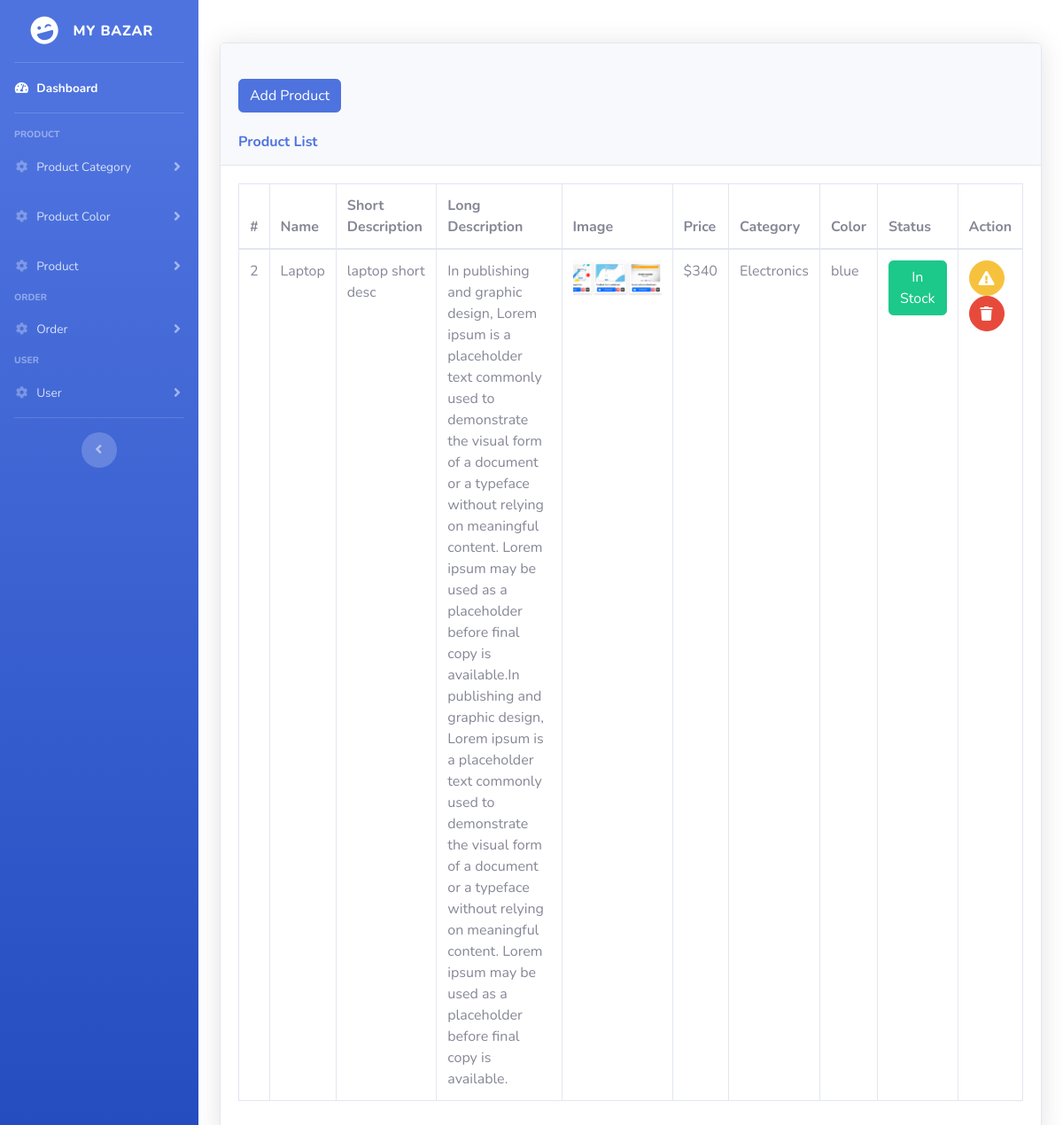
The app's page /product-list.php with its own data.
### tables this page shows
CREATE TABLE `product` (
  `pid` int(11) NOT NULL,
  `pname` varchar(100) NOT NULL,
  `pshortdesc` varchar(250) NOT NULL,
  `plongdesc` text NOT NULL,
  `pimg` varchar(250) NOT NULL,
  `pprice` int(11) NOT NULL,
  `catid` int(11) NOT NULL,
  `colorid` int(11) NOT NULL,
  `status` tinyint(1) NOT NULL,
  `date` timestamp NOT NULL DEFAULT current_timestamp()
);

CREATE TABLE `product_cat` (
  `catid` int(11) NOT NULL,
  `catname` varchar(100) NOT NULL,
  `catdesc` varchar(250) NOT NULL,
  `catimg` varchar(250) NOT NULL
);

CREATE TABLE `product_color` (
  `colorid` int(11) NOT NULL,
  `colorname` varchar(100) NOT NULL
);

### product-list.php (the view, shortened to what this page needs)
<div class="container my-5">
    <div class="card shadow mb-4">
        <div class="card-header py-3">
        <br>
        <a href="product-insert.php" class="btn btn-primary">Add Product</a>
        <br><br>
            <h6 class="m-0 font-weight-bold text-primary">Product List</h6>
        </div>
        <div class="card-body">
            <div class="table-responsive">
                <table class="table table-bordered" id="dataTable" width="100%" cellspacing="0">
                    <thead>
                        <tr>
                            <th>#</th>
                            <th>Name</th>
                            <th>Short Description</th>
                            <th>Long Description</th>
                            <th>Image</th>
                            <th>Price</th>
                            <th>Category</th>
                            <th>Color</th>
                            <th>Status</th>
                            <th>Action</th>
                        </tr>
                    </thead>
                    <tbody style="">
                        <?php
                        include('conn.php');
                        $query = "select * from product INNER JOIN product_cat on product.catid = product_cat.catid inner join
                        product_color on product.colorid = product_color.colorid";
                        $result = mysqli_query($con, $query);
                        while ($row = mysqli_fetch_assoc($result)) {
                        ?>
                            <tr >
                                <td><?php echo $row['pid']?></td>
                                <td><?php echo $row['pname']?></td>
                                <td style="width: 20%;"><?php echo $row['pshortdesc']?> </td>
                                <td  style="width: 70%;"><?php echo $row['plongdesc']?> </td>
                                <td><img src="productimg/<?php echo $row['pimg']?>" width="100px" /></td>
                                <td >$<?php echo $row['pprice']?> </td>
                                <td ><?php echo $row['catname']?> </td>
                                <td ><?php echo $row['colorname']?> </td>
                                <td ><?php
                                    if($row['status'] == 0){
                                        echo "<span class='btn btn-danger'>Out Stock</span>";
                                    }
                                    else{
                                        echo "<span class='btn btn-success'>In Stock</span>";
                                    }
                                ?> </td>
                                <td>
                                <a href="product-edit.php?id=<?php echo $row['catid']*103640?>" class="btn btn-warning btn-circle ">
                                        <i class="fas fa-exclamation-triangle"></i>
                                    </a>
                                    <a onclick="myfun(<?php echo $row['pid']*103640?>)" class="btn btn-danger btn-circle ">
                                        <i class="fas fa-trash"></i>
                                    </a>
                                </td>
                            </tr>
                        <?php
                        }
                        ?>
                    </tbody>
                </table>
            </div>
        </div>
    </div>
</div>
<?php include('footer.php') ?>

### records on screen
product: pid "2", pname "Laptop", pshortdesc "laptop short desc", plongdesc "In publishing and graphic design, Lorem ipsum is a placeholder text commonly used to demonstrate the visual form of a document or a typeface without relying on meaningful content. Lorem ipsum may be used as a placeholder before final copy is available.In publishing and graphic design, Lorem ipsum is a placeholder text commonly used to demonstrate the visual form of a document or a typeface without relying on meaningful content. Lorem ipsum may be used as a placeholder before final copy is available.", pimg (picture), pprice "340", catid.catname "Electronics", colorid.colorname "blue", status "In Stock"
